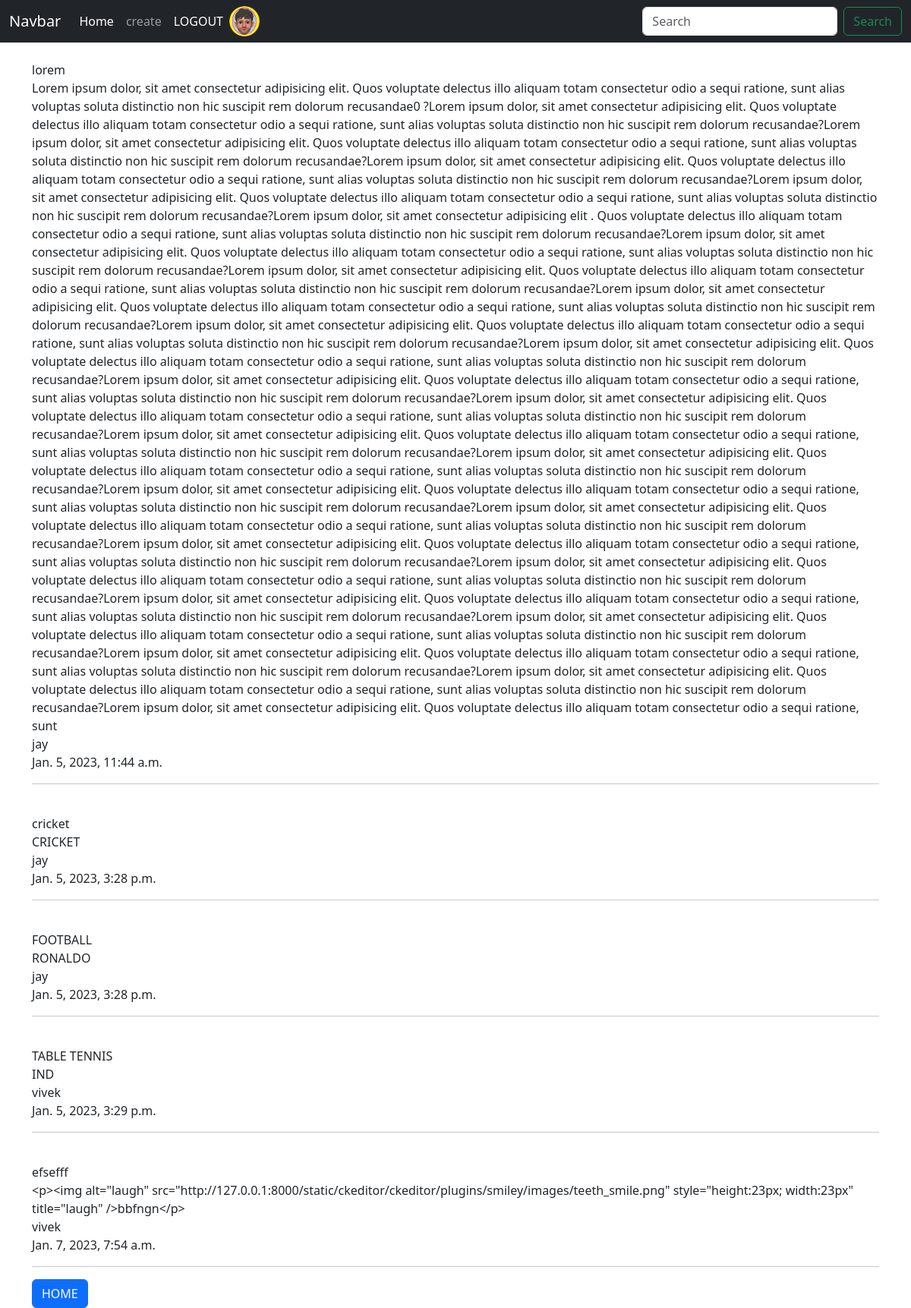
Screenshot of /category/sports (signed in) with the database file from the repository.
### blog/models.py (models this page shows, shortened)
class Profile(models.Model):
    user=models.OneToOneField(User,null=True,on_delete=models.CASCADE)
    bio=models.TextField(null=True,blank=True)
    profile_pic=models.ImageField(null=True,blank=True , upload_to='images/profiles/')
    email=models.EmailField(blank=True,null=True,max_length=100)
    m_no=models.IntegerField(null=True,blank=True)
    sex=models.CharField(null=True,blank=True,max_length=500)
    website=models.CharField(null=True,blank=True,max_length=500)
    instagram=models.CharField(null=True,blank=True,max_length=500)
    twitter=models.CharField(null=True,blank=True,max_length=500)

class Blog(models.Model):
    title=models.CharField(blank=False,max_length=100)
    author=models.ForeignKey(User,on_delete=models.CASCADE)
    category=models.CharField(max_length=100,default='sports')
    image=models.ImageField(null=True,blank=True,upload_to='images/')
    body=RichTextField(blank=True,null=True)
    blog_crated=models.DateTimeField(auto_now_add=True)
    likes=models.ManyToManyField(User,related_name='blog_likes')

### blog/views.py (the view)
# urls.py: path('category/<str:cat>',category,name='category'),
def category(request,cat):
    blogs=Blog.objects.filter(category=cat)
    return render(request, 'category.html',{'blogs':blogs})

### blog/templates/category.html
{% extends 'base.html' %}
{% block content %}
{% if user.is_authenticated  %}
{% if  blogs %}
{% for data in blogs %}<br>
{{data.title}}<br>
{{data.body}}<br>
{{data.author}}<br>
{{data.blog_crated}}
    <hr>
    {% endfor %}
    {% else %}
<h1>no blogs of this category</h1>
{% endif %}
<form action="{% url 'home' %}">
    <button type="submit" class="btn btn-primary">HOME</button>
</form>
{% else %}
<h1> PLZ <a href="{% url 'login' %}">LOGIN</a> </h1>
{% endif %}
{% endblock %}

### blog/templates/base.html (shortened to what this page needs)
<!doctype html>
<html lang="en">
  <head>
    <link href="https://cdn.jsdelivr.net/npm/bootstrap@5.3.0-alpha1/dist/css/bootstrap.min.css" rel="stylesheet">
    <link rel="stylesheet" href="https://cdn.jsdelivr.net/npm/bootstrap-icons@1.5.0/font/bootstrap-icons.css">
  </head>
  <body>
    <nav class="navbar navbar-expand-lg navbar-dark bg-dark">
        <div class="container-fluid">
          <a class="navbar-brand" href="#">Navbar</a>
          <div class="collapse navbar-collapse" id="navbarSupportedContent">
            <ul class="navbar-nav me-auto mb-2 mb-lg-0">
              <li class="nav-item">
                <a class="nav-link active" aria-current="page" href="{% url 'home' %}">Home</a>
              </li>
              {% if user.is_authenticated %}
              <li class="nav-item">
                <a class="nav-link" href="{% url 'create' %}">create</a>
              </li>
              <li class="nav-item">
                <a class="nav-link active" aria-current="page" href="{% url 'logout' %}">LOGOUT</a>
              </li>
              {% if user.profile.profile_pic %}
              <li class="nav-item">
                <a class="navbar-brand" href="{% url 'profile' %}">
                  <img src="{{user.profile.profile_pic.url}}" alt="pic" width="40" height="40" class="rounded-circle">
                </a>
              </li>
              {% else %}
              <li class="nav-item">
                <a class="nav-link active" aria-current="page" href="{% url 'profile' %}">{{user.username|default:'Your profile'}}</a>
              </li>
              {% endif %}
              {% endif %}
            </ul>
            <form class="d-flex" role="search">
              <input class="form-control me-2" type="search" placeholder="Search" aria-label="Search">
              <button class="btn btn-outline-success" type="submit">Search</button>
            </form>
          </div>
        </div>
      </nav>
    <div class="container">
    {% block content %}
    {% endblock %}
</div>
  </body>
</html>

### rows the page displays
Blog: title "lorem", body "Lorem ipsum dolor, sit amet consectetur adipisicing elit. Quos voluptate delectus illo aliquam totam consectetur odio a sequi ratione, sunt alias voluptas soluta distinctio non hic suscipit rem dolorum recusandae0 ?Lorem ipsum dolor, sit amet consectetur adipisicing elit. Quos voluptate delectus illo aliquam totam consectetur odio a sequi ratione, sunt alias voluptas soluta distinctio non hic suscipit rem dolorum recusandae?Lorem ipsum dolor, sit amet consectetur adipisicing elit. Quos voluptate delectus illo aliquam totam consectetur odio a sequi ratione, sunt alias voluptas soluta distinctio non hic suscipit rem dolorum recusandae?Lorem ipsum dolor, sit amet consectetur adipisicing elit.…", author "jay", blog_crated "Jan. 5, 2023, 11:44 a.m."
Blog: title "cricket", body "CRICKET", author "jay", blog_crated "Jan. 5, 2023, 3:28 p.m."
Blog: title "FOOTBALL", body "RONALDO", author "jay", blog_crated "Jan. 5, 2023, 3:28 p.m."
Blog: title "TABLE TENNIS", body "IND", author "vivek", blog_crated "Jan. 5, 2023, 3:29 p.m."
Blog: title "efsefff", body "<p><img alt=\"laugh\" src=\"http://127.0.0.1:8000/static/ckeditor/ckeditor/plugins/smiley/images/teeth_smile.png\" style=\"height:23px; width:23px\" title=\"laugh\" />bbfngn</p>", author "vivek", blog_crated "Jan. 7, 2023, 7:54 a.m."
